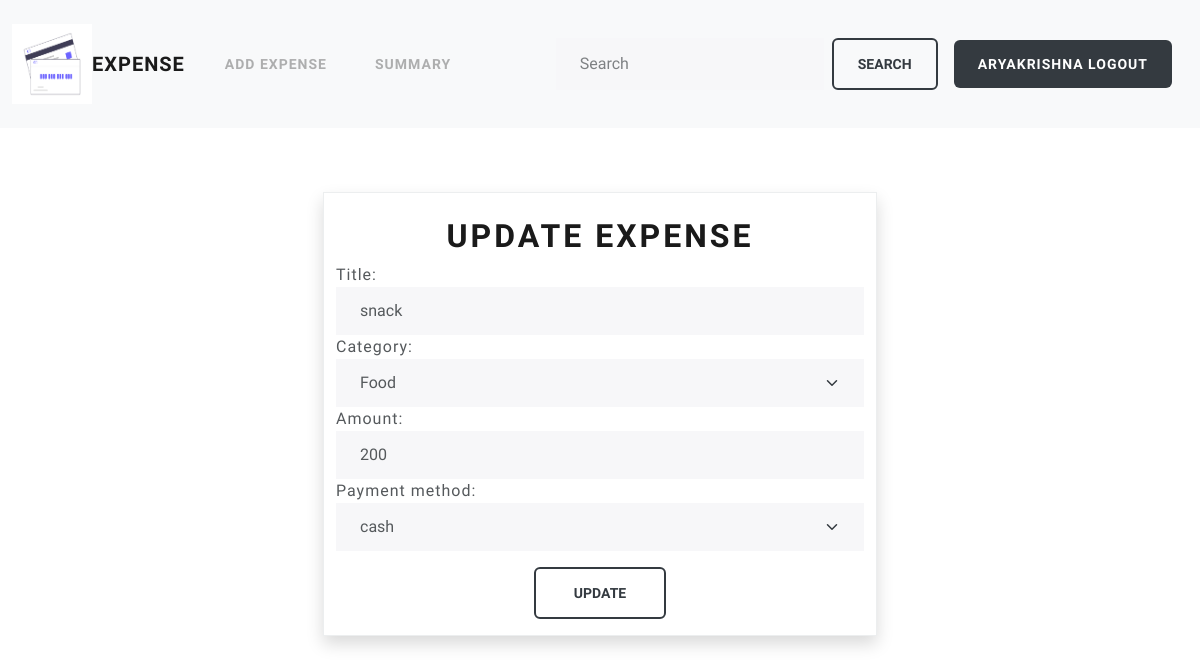
The app's page /expense/1/change/ (signed in) with its own data.
### tracker/models.py (models this page shows, shortened)
class User(AbstractUser):
    phone=models.CharField(max_length=15,unique=True)

class ExpenseTracker(models.Model):
    title=models.CharField(max_length=100)
    EXPENSE_CATEGORIES = (
    ('Housing', 'Housing'),
    ('Transportation', 'Transportation'),
    ('Food', 'Food'),
    ('Healthcare', 'Healthcare'),
    ('Education', 'Education'),
    ('Entertainment', 'Entertainment'),
    ('Personal Care', 'Personal Care'),
    ('Debt Payments', 'Debt Payments'),
    ('Savings & Investments', 'Savings & Investments'),
    ('Gifts & Donations', 'Gifts & Donations'),
    ('Insurance', 'Insurance'),
    ('Travel', 'Travel'),
    ('Miscellaneous', 'Miscellaneous'),
)
    category=models.CharField(max_length=100,choices=EXPENSE_CATEGORIES,default="Food")
    Amount=models.PositiveIntegerField()
    payment_options=(
        ("card","card"),
        ("cash","cash"),
        ("UPI","UPI")
    )
    payment_method=models.CharField(max_length=100,choices=payment_options,default="cash")
    owner=models.ForeignKey(User,on_delete=models.CASCADE, )

### tracker/views.py (the view, shortened to what this page needs)
# urls.py: path("expense/<int:pk>/change/",views.ExpenseUpdateView.as_view(),name="expense-update"),
@method_decorator(decs,name="dispatch")
class ExpenseUpdateView(View):
    template_name="expense_edit.html"
    form_class=ExpenseForm
    def get(self,request,*args,**kwargs):
        id=kwargs.get("pk")
        expense_object=get_object_or_404(ExpenseTracker,id=id)
        form_instance=self.form_class(instance=expense_object)
        return render(request,self.template_name,{"form":form_instance})

### tracker/forms.py
class ExpenseForm(forms.ModelForm):
    class Meta:
        model=ExpenseTracker
        fields=["title","category","Amount","payment_method"]
        widgets={
                "title":forms.TextInput(attrs={"class":"form-control"}),
                "category":forms.Select(attrs={"class":"form-control form-select"}),
                "Amount":forms.TextInput(attrs={"class":"form-control"}),
                "payment_method":forms.Select(attrs={"class":"form-control form-select"}),
        }

### tracker/templates/expense_edit.html (shortened to what this page needs)
{%extends 'base.html'%}
{%block main_block%}
<div class="container mt-5">
    <div class="row p-3">
        <div class="col-3"></div>
        <div class="col-6 border solid shadow">
            <h1 class="text-center mt-4">Update Expense</h1>
            <form method="post" action="" enctype="multipart/form-data">
                {{form}}
                <div class="d-grid gap-2 col-3  my-3 mx-auto">
                    <button class="btn btn-outline-dark rounded" type="submit">Update</button>
                  </div>
            </form>
        </div>
        <div class="col-3"></div>
    </div>
</div>
    {%endblock%}

### tracker/templates/base.html (shortened to what this page needs)
{%load static%}
<!DOCTYPE html>
<html lang="en">
<head>
    <link rel="stylesheet" href="{%static 'css/style.css'%}">
</head>
<body>
    <nav class="navbar navbar-expand-lg bg-body-tertiary">
        <div class="container-fluid">
          <img  style="width: 80px;height: 80px;" src="{%static 'images/image.png'%}" alt="">
          <a class="navbar-brand" href="{%url 'expense-list'%}">Expense</a>
          <div class="collapse navbar-collapse" id="navbarSupportedContent">
            <ul class="navbar-nav me-auto mb-2 mb-lg-0">
              <li class="nav-item">
                <a class="nav-link" href="{%url 'expense-add'%}">ADD Expense</a>
              </li>
              <li class="nav-item">
                <a class="nav-link" href="{%url 'expense-summary'%}">summary</a>
              </li>
            </ul>
            <form class="d-flex" role="search" action="{%url 'expense-list'%}">
              <input class="form-control me-2" type="search" placeholder="Search" aria-label="Search" name="filter" list="records">
              <button class="btn btn-outline-dark rounded" type="submit">Search</button>
            </form>
              <div class="nav-item  mx-3">
                  <a href="{%url 'signout'%}" class="btn btn-dark rounded">{{request.user}}  LogOut</a>
              </div>
          </div>
        </div>
      </nav>
    {%block main_block%}
    {%endblock%}
</body>
</html>

### records on screen
User: user "ARYAKRISHNA"
ExpenseTracker: title "snack", category "Food", Amount "200", payment_method "cash"
